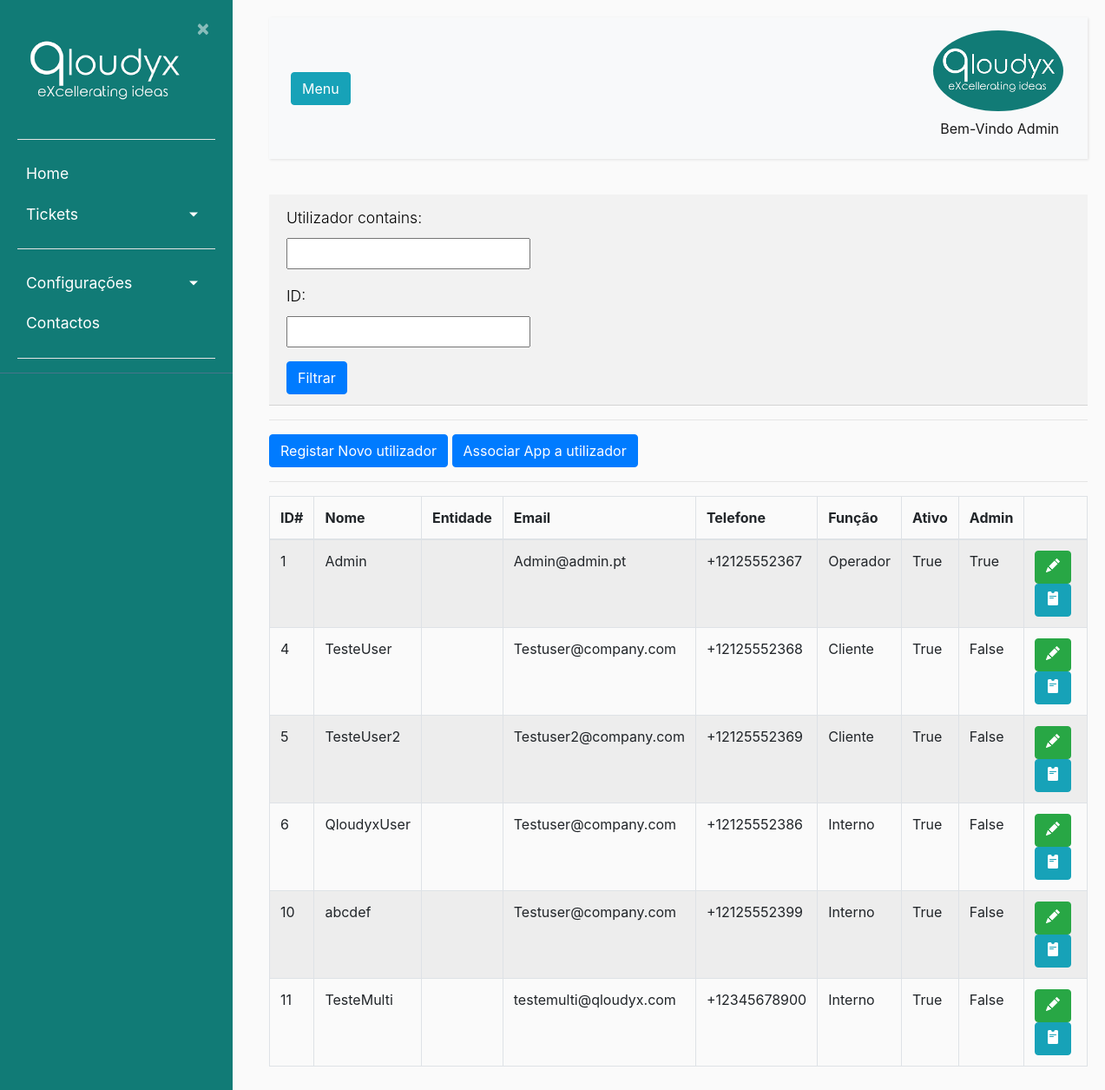
The app's page /listausuarios/ (signed in), older data.
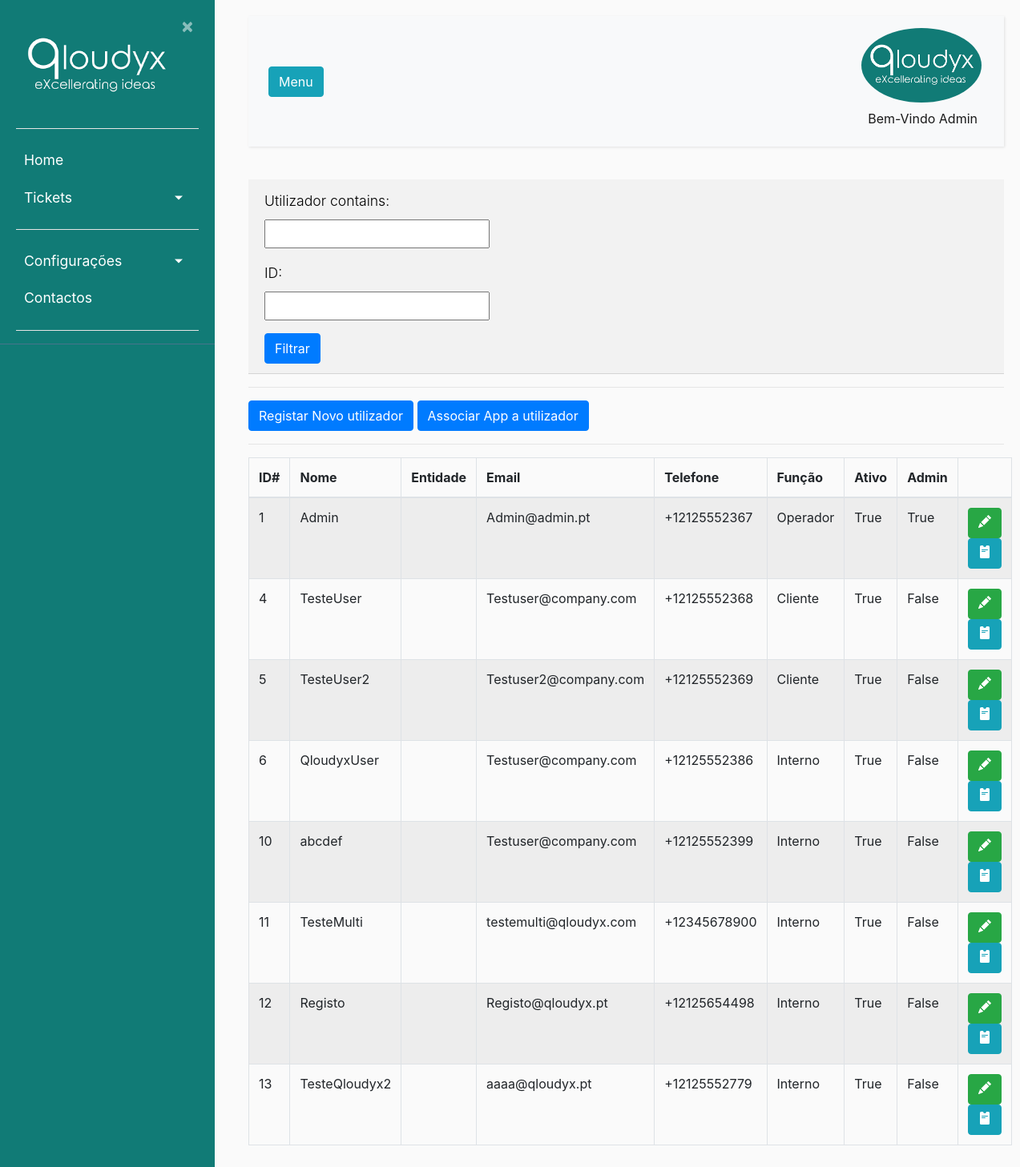
The same page, newer data.
### ticket/models.py (models this page shows, shortened)
class Usuarios(AbstractBaseUser):
    nome = models.CharField(max_length=100, unique=True,verbose_name='Utilizador')
    email = models.EmailField(verbose_name='E-mail')
    foto = models.ImageField(null=True, blank=True, upload_to='users/uploads/fotos',verbose_name='Foto')
    descricao = models.CharField(max_length=250, null=True)
    EscolhasRole = {
    ("Interno", "Interno"),
    ("Operador", "Operador"),
    ("Cliente", "Cliente"),
    }
    role = models.CharField(max_length=50,choices= EscolhasRole ,verbose_name='Cargo')
    entidade = models.ManyToManyField(Entidades, verbose_name='Entidades')
    telefone = PhoneNumberField(null=True, blank=False, unique=True, verbose_name='Telefone')
    date_of_birth = models.DateField(verbose_name='Data de Nascimento')
    is_active = models.BooleanField(default=True, verbose_name='Ativo?')
    is_admin = models.BooleanField(default=False, verbose_name='Admin?')
    objects = MyUserManager()
    USERNAME_FIELD = 'nome'
    REQUIRED_FIELDS = ['date_of_birth','email']
    def nomes_entidade(self):
            return ', '.join([a.nome for a in self.entidade.all()])
    nomes_entidade.short_description = "Entidades"

### ticket/views.py (the view)
# urls.py: path('listausuarios/', ticket_views.lista_user, name ='listausuarios'),#lista de usuarios
def lista_user(request):
    usuario =  Usuarios.objects.all()
    userfiltro = UserFilter(request.GET, usuario)
    return render (request,'ticket/listausuarios.html', {'usuario': userfiltro.qs, 'filter':userfiltro})

### ticket/templates/ticket/listausuarios.html (shortened to what this page needs)
{% extends "ticket/base.html" %}
{% block content %}
<body>
    <div class="card-header">
        <form method="get">
            {{ filter.form.as_p }}
            <button type="submit" class="btn btn-primary">Filtrar</button>
        </form>
    </div>
    <hr>
    <button type="button" class="btn btn-primary"><a href="{% url 'register' %}">Registar Novo utilizador</a></button>
    <button type="button" class="btn btn-primary"><a href="{% url 'criar_appuser' %}">Associar App a utilizador</a></button>
    <hr>
    <table class="table table-bordered table-striped">
        <thead>
            <tr>
                <th>ID#</th>
                <th>Nome</th>
                <th>Entidade</th>
                <th>Email</th>
                <th>Telefone</th>
                <th>Função</th>
                <th>Ativo</th>
                <th>Admin</th>
                <th></th>
            </tr>
        </thead>
        <tbody>
            {% for usuario in usuario %}
            <tr>
                <td>{{ usuario.id }}</td>
                <td>{{ usuario.nome }}</td>
                <td>{{ usuario.nomes_entidade }}</td>
                <td>{{ usuario.email }}</td>
                <td>{{ usuario.telefone }}</td>
                <td>{{ usuario.role }}</td>
                <td>{{ usuario.is_active }}</td>
                <td>{{ usuario.is_admin }}</td>
                <td>
                    <button type="button" class="btn btn-success"><a title="Editar Utilizador" href="{% url 'editar_perfil' usuario.pk %}">
                      </a></button>
                    <button type="button" class="btn btn-info"><a title="Redefinir Password" href="{% url 'editar_pass' usuario.pk %}">
                      </a></button>
                </td>
            </tr>
            {% empty %}
            <tr>
                <td colspan="2">Nenhuma aplicação registrada</td>
            </tr>
            {% endfor %}
        </tbody>
    </table>
</body>
{% endblock content %}

### ticket/templates/ticket/base.html (shortened to what this page needs)
{% load static %}
<!DOCTYPE html>
<html lang="en">
<head>
    <link rel="stylesheet" href="https://cdn.jsdelivr.net/npm/bootstrap@4.0.0/dist/css/bootstrap.min.css">
    <link rel="stylesheet" type="text/css" href="{% static 'ticket/main.css' %}">
</head>
<body>
    {% if user.nome == "Registo" %}
    <div class="wrapper">
        <nav id="sidebar">
            <div class="sidebar-header">
                <a href = "{% url 'ticket-home' %}"> <img src="{% static 'ticket/Qloudyx.png' %}" style="width:200px;height:100%;"></a>
                <a class="close" onclick="CloseMenu()">&nbsp×&nbsp</a>
                <hr>
                <form method="post" action="{% url 'logout' %}">
                    {% csrf_token %}
                    <a><button style="color:white; text-align:center" class="astext" type="submit">Logout</button></a>
                </form>
                <hr>
            </div>
            </ul>
        </nav>
            <main role="main" class="container">
                <div class="row">
                    <div class="col-md-8">
                        {% if messages %}
                            {% for message in messages %}
                                <div class="alert alert-{{ message.tags }} ">
                                    {{ message }}
                                </div>
                            {% endfor %}
                        {% endif %}
                    </div>
                </div>
            </main>
            <div class="collapse navbar-collapse" id="navbarSupportedContent">
                <ul class="nav navbar-nav ml-auto">
                    <li class="nav-item active">
                        <div class="dropdown">
                            {% if user.is_authenticated %}
                            <img src= "{{ user.foto.url }} " alt="Menu" class="rounded-circle" width="150" />
                            <center>
                            </center>
                        </div>
                        {% endif %}
                    </li>
                </ul>
                </div>
        </div>
        {% block restricted %}{% endblock %}
    {% else %}
    <div class="wrapper">
        <nav id="sidebar">
            <div class="sidebar-header">
                <a href = "{% url 'ticket-home' %}"> <img src="{% static 'ticket/Qloudyx.png' %}" style="width:200px;height:100%;"></a>
                <a class="close" onclick="CloseMenu()">&nbsp×&nbsp</a>
                <hr>
            </div>
            <ul class="list-unstyled components" >
                <li>
                    <a href="{% url 'ticket-home' %}">Home</a>
                    {% if user.is_authenticated %}
                    <a href="#pageSubmenu" data-toggle="collapse" aria-expanded="false" class="dropdown-toggle">Tickets</a>
                    {% endif %}
                </li>
                <li>
                    {% if user.is_authenticated %}
                    <hr>
                    <a href="#homeSubmenu" data-toggle="collapse" aria-expanded="false" class="dropdown-toggle">Configurações</a>
                    {% endif %}
                    <a href="#">Contactos</a>
                    <hr>
            </ul>
        </nav>
        </div>
        <div id="content">
            <nav class="navbar navbar-expand-lg navbar-light bg-light">
                <div class="container-fluid">
                    <button type="button" id="sidebarCollapse" onClick="OpenMenu()" class="btn btn-info">
                        <span>Menu</span>
                    </button>
                    {% if user.is_authenticated %}
                    <div class="collapse navbar-collapse" id="navbarSupportedContent">
                        <ul class="nav navbar-nav ml-auto">
                            <li class="nav-item active">
                                <div class="dropdown">
                                    {% if user.is_authenticated %}
                                    <img src= "{{ user.foto.url }} " alt="Menu" class="rounded-circle" width="150" />
                                </div>
                                <a class="nav-link" href="#">Bem-Vindo {{user.nome}}</a>
                                {% endif %}
                            </li>
                        </ul>
                    </div>
                    {% endif %}
                </div>
            </nav>
            <main role="main" class="container">
                <div class="row">
                    <div class="col-md-8">
                    </div>
                </div>
            </main>
            {% block content %}{% endblock %}
            {% endif %}
</body>
</html>

### ticket/static/ticket/main.css (style rules this page uses)
body { background: #fafafa; }
p { font-size: 1.1em; font-weight: 300; line-height: 1.7em; max-width: 250px; color: black; display:block; text-align: left; }
hr { background-color: white; }
a, a:hover, a:focus { color: inherit; text-decoration: none; transition: all 0.3s; }
.navbar { padding: 15px 10px; background: #fff; border: none; border-radius: 0; margin-bottom: 40px; box-shadow: 1px 1px 3px rgba(0, 0, 0, 0.1); }
.wrapper { display: flex; width: 100%; align-items: stretch; }
#sidebar { height: 100%; width: 250; position: fixed; z-index: 1; overflow-x: hidden; background: #117B76; color: #fff; transition: all 0.3s; }
#sidebar .sidebar-header { padding-left: 20px; padding-top: 20px; padding-right: 20px; background: #117B76; }
#sidebar ul.components { padding-left: 20px; padding-right: 20px; border-bottom: 1px solid #47748b; }
#sidebar ul li a { padding: 10px; font-size: 1.1em; display: block; }
a[data-toggle="collapse"] { position: relative; }
.dropdown-toggle::after { display: block; position: absolute; top: 50%; right: 20px; transform: translateY(-50%); }
#content { margin-left: 290px; position: relative; padding: 20px; min-height: 100vh; transition: all 0.3s; }

### ticket/templates/ticket/base.html (style rules this page uses)
.dropdown { position: relative; display: inline-block; }

Row changes from the older to the newer data that the page shows:
added Usuarios: id "12", nome "Registo", email "Registo@qloudyx.pt", telefone "+12125654498", role "Interno", is_active "True", is_admin "False"
added Usuarios: id "13", nome "TesteQloudyx2", email "aaaa@qloudyx.pt", telefone "+12125552779", role "Interno", is_active "True", is_admin "False"
